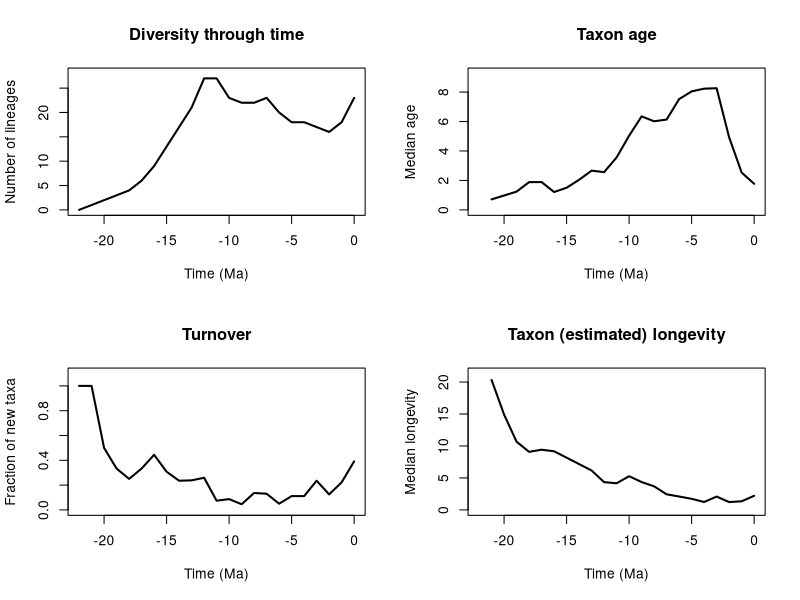

Generate this figure with R:

	setwd("/Users/tobias/Documents/Sweden/PhD/rise_and_fall/longevity_analyses/mammals/families/phocidae_pyrate_mcmc_logs")
	tbl = read.table(file = "phocidae_input_1_se_est_stats.txt",header = T)
	pdf(file='fphocidae_input_1_se_est_stats.pdf',width=12, height=9)
	time = -tbl$time
	par(mfrow=c(2,2))
	library(scales)
	plot(time,tbl$diversity, type="l",lwd = 2, ylab= "Number of lineages", xlab="Time (Ma)", main="Diversity through time", ylim=c(0,max(tbl$M_div,na.rm =T)+1),xlim=c(min(time),0))
	polygon(c(time, rev(time)), c(tbl$M_div, rev(tbl$m_div)), col = alpha("#504A4B",0.5), border = NA)
	plot(time,tbl$median_genus_age, type="l",lwd = 2, ylab = "Median age", xlab="Time (Ma)", main= "Taxon age", ylim=c(0,max(tbl$M_age,na.rm =T)+1),xlim=c(min(time),0))
	polygon(c(time, rev(time)), c(tbl$M_age, rev(tbl$m_age)), col = alpha("#504A4B",0.5), border = NA)
	plot(time,tbl$turnover, type="l",lwd = 2, ylab = "Fraction of new taxa", xlab="Time (Ma)", main= "Turnover", ylim=c(0,max(tbl$M_turnover,na.rm =T)+.1),xlim=c(min(time),0))
	polygon(c(time, rev(time)), c(tbl$M_turnover, rev(tbl$m_turnover)), col = alpha("#504A4B",0.5), border = NA)
	plot(time,tbl$life_exp, type="l",lwd = 2, ylab = "Median longevity", xlab="Time (Ma)", main= "Taxon (estimated) longevity", ylim=c(0,max(tbl$M_life_exp,na.rm =T)+1),xlim=c(min(time),0))
	polygon(c(time, rev(time)), c(tbl$M_life_exp, rev(tbl$m_life_exp)), col = alpha("#504A4B",0.5), border = NA)
	n<-dev.off()
	